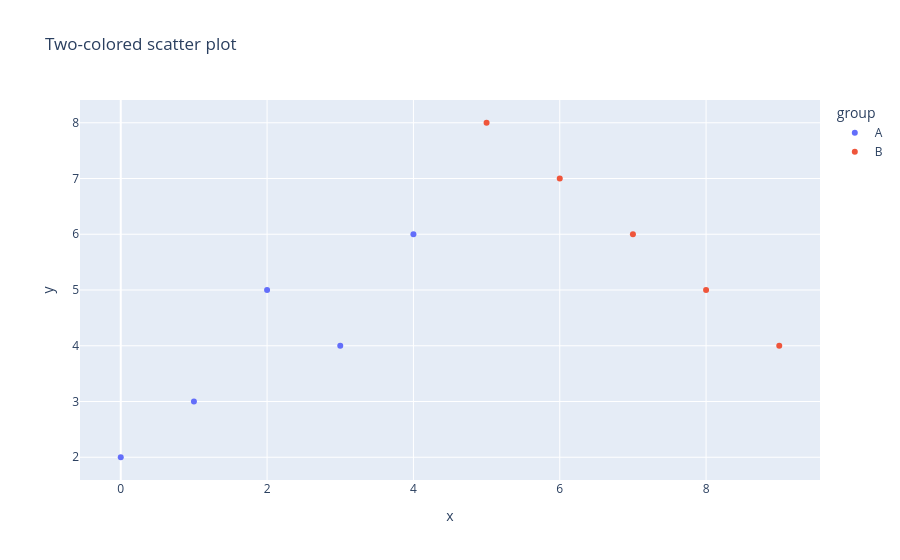

Notebook code for this chart:
### Code cell
import plotly.express as px
import pandas as pd

# Example DataFrame
df = pd.DataFrame({
    'x': range(10),
    'y': [2, 3, 5, 4, 6, 8, 7, 6, 5, 4],
    'group': ['A'] * 5 + ['B'] * 5  # Category A and B
})

fig = px.scatter(df, x='x', y='y', color='group', title='Two-colored scatter plot')
fig.show()

### Figure 1 — Plotly figure (JSON) as saved in the notebook; plotly's stock layout.template omitted (floating-point values rounded to 4 significant figures)
{"data": [{"hovertemplate": "group=A<br>x=%{x}<br>y=%{y}<extra></extra>", "legendgroup": "A", "marker": {"color": "#636efa", "symbol": "circle"}, "mode": "markers", "name": "A", "orientation": "v", "showlegend": true, "type": "scatter", "x": [0, 1, 2, 3, 4], "xaxis": "x", "y": [2, 3, 5, 4, 6], "yaxis": "y"}, {"hovertemplate": "group=B<br>x=%{x}<br>y=%{y}<extra></extra>", "legendgroup": "B", "marker": {"color": "#EF553B", "symbol": "circle"}, "mode": "markers", "name": "B", "orientation": "v", "showlegend": true, "type": "scatter", "x": [5, 6, 7, 8, 9], "xaxis": "x", "y": [8, 7, 6, 5, 4], "yaxis": "y"}], "layout": {"legend": {"title": {"text": "group"}, "tracegroupgap": 0}, "title": {"text": "Two-colored scatter plot"}, "xaxis": {"anchor": "y", "domain": [0, 1], "title": {"text": "x"}}, "yaxis": {"anchor": "x", "domain": [0, 1], "title": {"text": "y"}}}}
